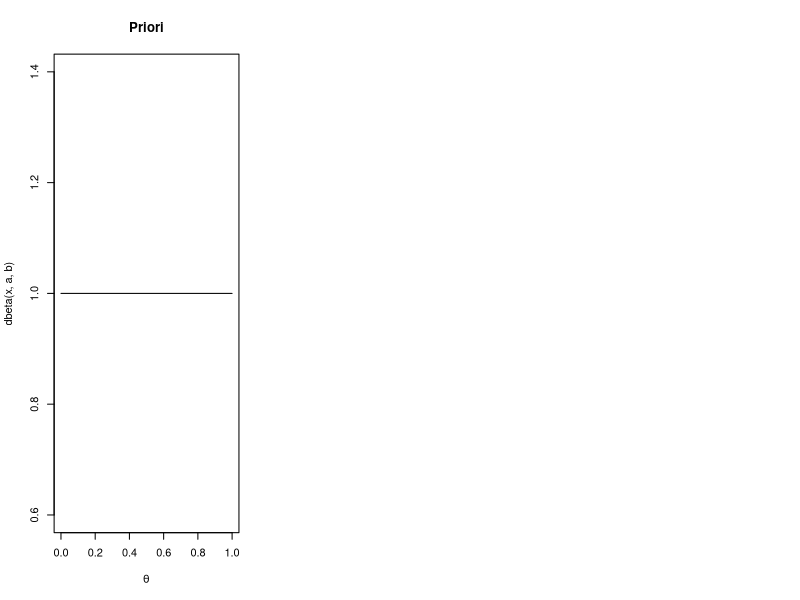
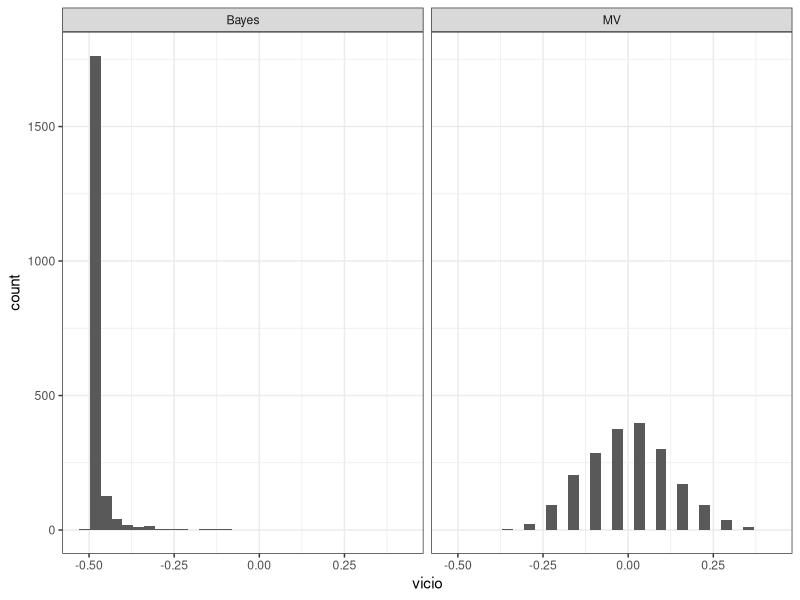
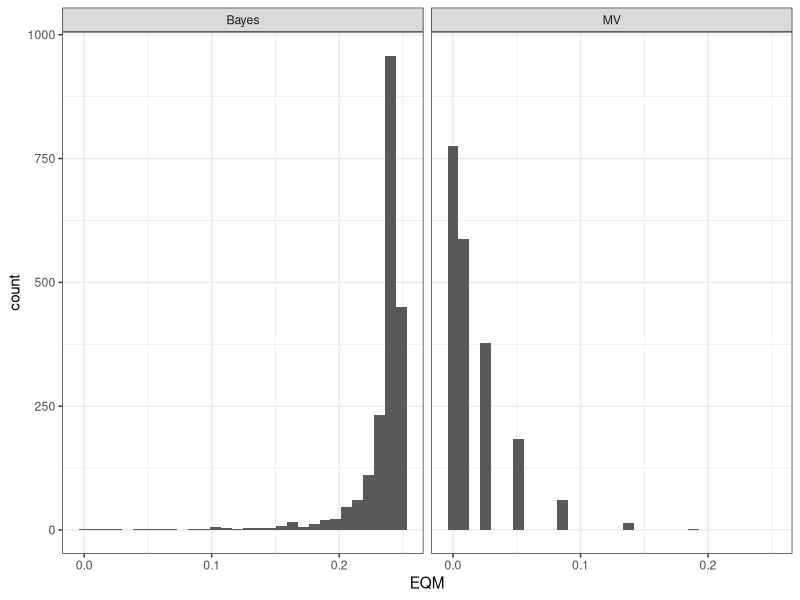

Write R code to recreate these figures, in order.
## Programa para comparação entre estimador de máxima verossimilhança
## e estimador de Bayes

# Problema: Modelo Binomial com priori Beta

# Definindo semente
set.seed(3)

# Priori: Beta(a,b)
a <- 1
b <- 1

par(mfrow=c(1,3))
curve(dbeta(x, a, b), 0, 1, xlab = expression(theta), main = "Priori")

# Amostra
n <- 15
theta <- 0.5

n_simulacoes <- 2000

resultadosSimulacoes <- t(sapply(1:n_simulacoes, function(a){
  y <- rbinom(n, 1, theta)
  
  # Estimador de máxima verossimilhança
  thetaMV <- sum(y)/n
  
  # f <- function(x, n, somaY){
  #   ((x)^(somaY))*((1-x)^(n-somaY))
  # }
  # 
  # curve(f(x, n, sum(y)), 0, 1, xlab = expression(theta), 
  #       main = "Verossimilhança")
  # abline(v=thetaMV)
  # abline(v=theta, col=2)
  
  # Estimador de Bayes, segundo perda quadrática.
  thetaB <- (a + sum(y))/(a+b+n)
  
  ## Distribuição a posteriori
  # curve(dbeta(x, a + sum(y), b + n - sum(y)), 0, 1, 
  #       xlab = expression(theta), main = "Posteriori")
  # abline(v=thetaB)
  # abline(v=theta, col=2)
  
  viesMV <- theta - thetaMV
  viesB <- theta - thetaB
  
  EQM_MV <- (theta - thetaMV)^2
  EQM_B <- (theta - thetaB)^2
  
  c(viesMV, viesB, EQM_MV, EQM_B)
}))

resultadosDF <-data.frame(vicio = as.numeric(resultadosSimulacoes[,1:2]), 
                          EQM = as.numeric(resultadosSimulacoes[,3:4]),
                          abordagem = rep(c("MV", "Bayes"), 
                                            each = n_simulacoes))

library(ggplot2)

g <- ggplot(resultadosDF) + theme_bw()
g + geom_histogram(aes(x = vicio)) + facet_wrap(~abordagem)
g + geom_histogram(aes(x = EQM)) + facet_wrap(~abordagem)


## Modelo Poisson com priori gamma

# 